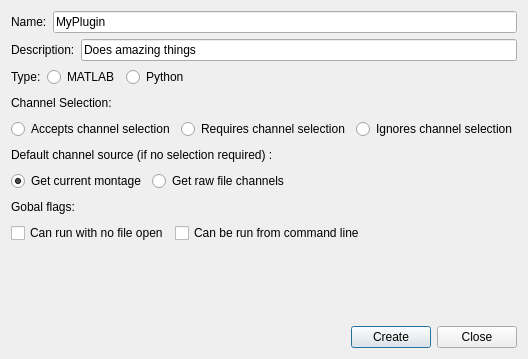
<?xml version="1.0" encoding="UTF-8"?>
<ui version="4.0">
 <class>AwMATPyCreator</class>
 <widget class="QDialog" name="AwMATPyCreator">
  <property name="windowModality">
   <enum>Qt::WindowModal</enum>
  </property>
  <property name="geometry">
   <rect>
    <x>0</x>
    <y>0</y>
    <width>479</width>
    <height>359</height>
   </rect>
  </property>
  <property name="windowTitle">
   <string>MATLAB- Python Plugin Creation</string>
  </property>
  <property name="modal">
   <bool>true</bool>
  </property>
  <layout class="QVBoxLayout" name="verticalLayout">
   <item>
    <layout class="QHBoxLayout" name="horizontalLayout_2">
     <item>
      <widget class="QLabel" name="label">
       <property name="text">
        <string>Name:</string>
       </property>
      </widget>
     </item>
     <item>
      <widget class="QLineEdit" name="lineEditDesc">
       <property name="text">
        <string>MyPlugin</string>
       </property>
      </widget>
     </item>
    </layout>
   </item>
   <item>
    <layout class="QHBoxLayout" name="horizontalLayout_8">
     <item>
      <widget class="QLabel" name="label_5">
       <property name="text">
        <string>Description:</string>
       </property>
      </widget>
     </item>
     <item>
      <widget class="QLineEdit" name="lineEditName">
       <property name="text">
        <string>Does amazing things</string>
       </property>
      </widget>
     </item>
    </layout>
   </item>
   <item>
    <layout class="QHBoxLayout" name="horizontalLayout_3">
     <item>
      <widget class="QLabel" name="label_2">
       <property name="text">
        <string>Type:</string>
       </property>
      </widget>
     </item>
     <item>
      <widget class="QRadioButton" name="radioMATLAB">
       <property name="text">
        <string>MATLAB</string>
       </property>
       <property name="checked">
        <bool>true</bool>
       </property>
      </widget>
     </item>
     <item>
      <widget class="QRadioButton" name="radioPython">
       <property name="text">
        <string>Python</string>
       </property>
      </widget>
     </item>
     <item>
      <spacer name="horizontalSpacer_2">
       <property name="orientation">
        <enum>Qt::Horizontal</enum>
       </property>
       <property name="sizeHint" stdset="0">
        <size>
         <width>40</width>
         <height>20</height>
        </size>
       </property>
      </spacer>
     </item>
    </layout>
   </item>
   <item>
    <layout class="QHBoxLayout" name="horizontalLayout_4">
     <item>
      <widget class="QLabel" name="label_3">
       <property name="text">
        <string>Channel Selection:</string>
       </property>
      </widget>
     </item>
     <item>
      <spacer name="horizontalSpacer_3">
       <property name="orientation">
        <enum>Qt::Horizontal</enum>
       </property>
       <property name="sizeHint" stdset="0">
        <size>
         <width>40</width>
         <height>20</height>
        </size>
       </property>
      </spacer>
     </item>
    </layout>
   </item>
   <item>
    <layout class="QHBoxLayout" name="horizontalLayout_6">
     <item>
      <widget class="QRadioButton" name="radioAcceptSelection">
       <property name="text">
        <string>Accepts channel selection</string>
       </property>
       <property name="checked">
        <bool>true</bool>
       </property>
      </widget>
     </item>
     <item>
      <widget class="QRadioButton" name="radioRequireSelection">
       <property name="text">
        <string>Requires channel selection</string>
       </property>
      </widget>
     </item>
     <item>
      <widget class="QRadioButton" name="radioIgnoreSelection">
       <property name="text">
        <string>Ignores channel selection</string>
       </property>
      </widget>
     </item>
     <item>
      <spacer name="horizontalSpacer_4">
       <property name="orientation">
        <enum>Qt::Horizontal</enum>
       </property>
       <property name="sizeHint" stdset="0">
        <size>
         <width>40</width>
         <height>20</height>
        </size>
       </property>
      </spacer>
     </item>
    </layout>
   </item>
   <item>
    <layout class="QHBoxLayout" name="horizontalLayout_5">
     <item>
      <widget class="QLabel" name="label_4">
       <property name="text">
        <string>Default channel source (if no selection required) :</string>
       </property>
      </widget>
     </item>
     <item>
      <spacer name="horizontalSpacer_5">
       <property name="orientation">
        <enum>Qt::Horizontal</enum>
       </property>
       <property name="sizeHint" stdset="0">
        <size>
         <width>40</width>
         <height>20</height>
        </size>
       </property>
      </spacer>
     </item>
    </layout>
   </item>
   <item>
    <layout class="QHBoxLayout" name="horizontalLayout_7">
     <item>
      <widget class="QRadioButton" name="radioGetMontage">
       <property name="text">
        <string>Get current montage</string>
       </property>
       <property name="checked">
        <bool>true</bool>
       </property>
      </widget>
     </item>
     <item>
      <widget class="QRadioButton" name="radioGetRaw">
       <property name="text">
        <string>Get raw file channels</string>
       </property>
      </widget>
     </item>
     <item>
      <spacer name="horizontalSpacer_6">
       <property name="orientation">
        <enum>Qt::Horizontal</enum>
       </property>
       <property name="sizeHint" stdset="0">
        <size>
         <width>40</width>
         <height>20</height>
        </size>
       </property>
      </spacer>
     </item>
    </layout>
   </item>
   <item>
    <layout class="QHBoxLayout" name="horizontalLayout_10">
     <item>
      <widget class="QLabel" name="label_6">
       <property name="text">
        <string>Gobal flags:</string>
       </property>
      </widget>
     </item>
     <item>
      <spacer name="horizontalSpacer_7">
       <property name="orientation">
        <enum>Qt::Horizontal</enum>
       </property>
       <property name="sizeHint" stdset="0">
        <size>
         <width>40</width>
         <height>20</height>
        </size>
       </property>
      </spacer>
     </item>
    </layout>
   </item>
   <item>
    <layout class="QHBoxLayout" name="horizontalLayout_9">
     <item>
      <widget class="QCheckBox" name="checkNoData">
       <property name="text">
        <string>Can run with no file open</string>
       </property>
      </widget>
     </item>
     <item>
      <widget class="QCheckBox" name="checkCommandLine">
       <property name="text">
        <string>Can be run from command line</string>
       </property>
      </widget>
     </item>
     <item>
      <spacer name="horizontalSpacer_8">
       <property name="orientation">
        <enum>Qt::Horizontal</enum>
       </property>
       <property name="sizeHint" stdset="0">
        <size>
         <width>40</width>
         <height>20</height>
        </size>
       </property>
      </spacer>
     </item>
    </layout>
   </item>
   <item>
    <spacer name="verticalSpacer">
     <property name="orientation">
      <enum>Qt::Vertical</enum>
     </property>
     <property name="sizeHint" stdset="0">
      <size>
       <width>20</width>
       <height>55</height>
      </size>
     </property>
    </spacer>
   </item>
   <item>
    <layout class="QHBoxLayout" name="horizontalLayout">
     <item>
      <spacer name="horizontalSpacer">
       <property name="orientation">
        <enum>Qt::Horizontal</enum>
       </property>
       <property name="sizeHint" stdset="0">
        <size>
         <width>40</width>
         <height>20</height>
        </size>
       </property>
      </spacer>
     </item>
     <item>
      <widget class="QPushButton" name="pushButton_2">
       <property name="text">
        <string>Create</string>
       </property>
      </widget>
     </item>
     <item>
      <widget class="QPushButton" name="pushButton">
       <property name="text">
        <string>Close</string>
       </property>
      </widget>
     </item>
    </layout>
   </item>
  </layout>
 </widget>
 <layoutdefault spacing="6" margin="11"/>
 <resources/>
 <connections>
  <connection>
   <sender>pushButton</sender>
   <signal>clicked()</signal>
   <receiver>AwMATPyCreator</receiver>
   <slot>reject()</slot>
   <hints>
    <hint type="sourcelabel">
     <x>559</x>
     <y>270</y>
    </hint>
    <hint type="destinationlabel">
     <x>324</x>
     <y>124</y>
    </hint>
   </hints>
  </connection>
  <connection>
   <sender>pushButton_2</sender>
   <signal>clicked()</signal>
   <receiver>AwMATPyCreator</receiver>
   <slot>accept()</slot>
   <hints>
    <hint type="sourcelabel">
     <x>489</x>
     <y>273</y>
    </hint>
    <hint type="destinationlabel">
     <x>369</x>
     <y>139</y>
    </hint>
   </hints>
  </connection>
 </connections>
</ui>
